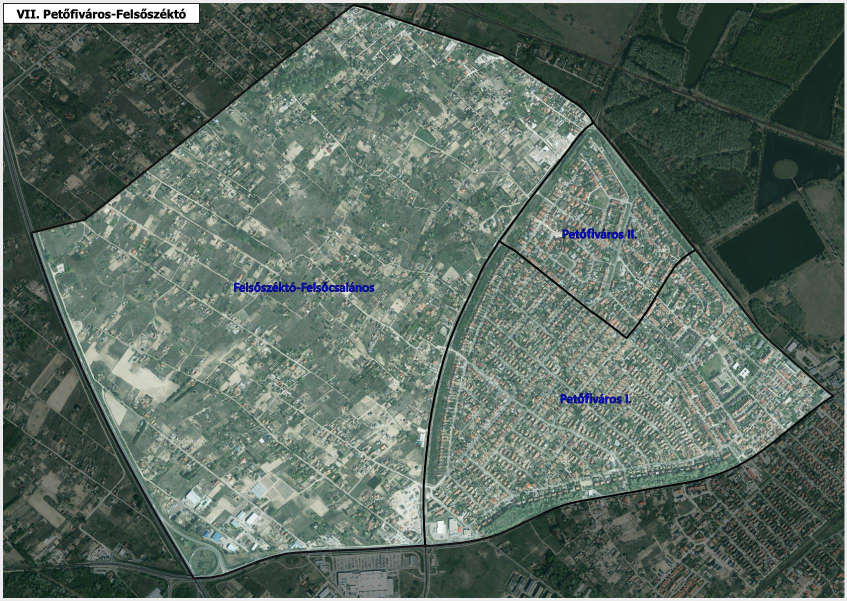
#> input picture data/neighborhoods/sources/municipal-kecskemet-outer-next/figure79-source.jpeg, 1694 x 1202 px, found by its file name (shown at 1/2 size)
$ python explore-clear-template-registration.py
#> lines starting #> are read from the running program, lines starting #| are printed output that depends on the picture
#!/usr/bin/env python3
import json
from pathlib import Path
import numpy as np
from PIL import Image
from scipy.signal import fftconvolve
P=Path(__file__).resolve().parent
SRC=Path('/workspace/ingatlan/data/neighborhoods/sources/municipal-kecskemet-outer-next/figure79-source.jpeg')
DST=P.parents[2]/'figure78-p166-xref204.jpeg'
A=Image.open(SRC).convert('L');B=np.asarray(Image.open(DST).convert('L')).astype(float)
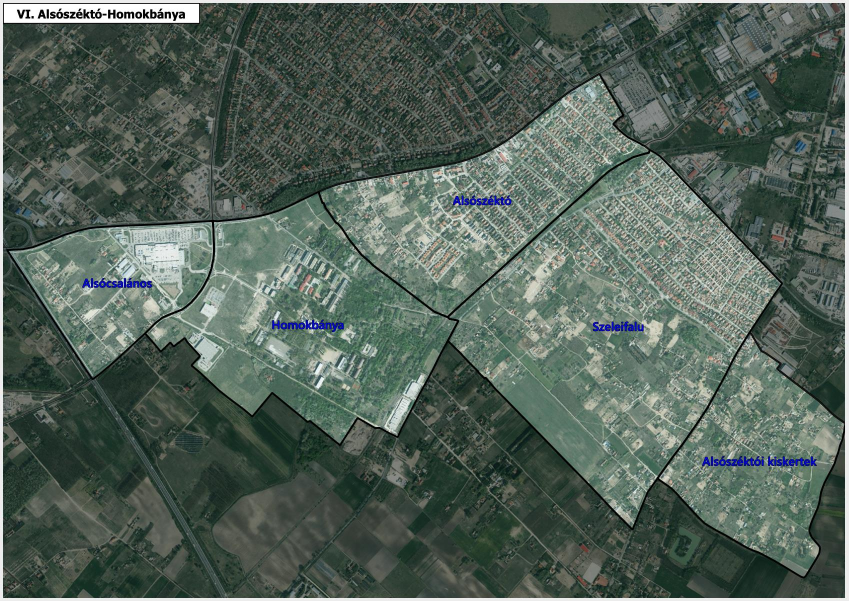
#> input picture data/neighborhoods/sources/municipal-kecskemet-figure78-first/figure78-p166-xref204.jpeg, 1698 x 1202 px, found by its file name (shown at 1/2 size)
def sums(a,h,w):
 c=np.pad(a,((1,0),(1,0))).cumsum(axis=0).cumsum(axis=1)
 return c[h:,w:]-c[:-h,w:]-c[h:,:-w]+c[:-h,:-w]
patch=A.crop((1450,1120,1514,1184));result=[]
#> after `patch = A.crop((1450, 1120, 1514, 1184))`:
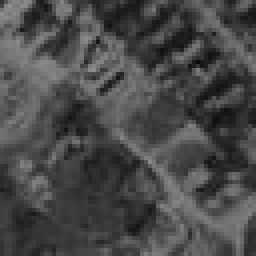
#> patch: PIL image 64x64 L (shown 4 times larger); min 11, max 145, mean 73
for scale in np.arange(.8,1.01,.0125):
 size=round(64*scale);t=np.asarray(patch.resize((size,size),Image.Resampling.BICUBIC)).astype(float);t-=t.mean();den=np.sqrt((t*t).sum());s=sums(B,size,size);v=np.maximum(0,sums(B*B,size,size)-s*s/(size*size));norm=np.sqrt(v)*den;ncc=fftconvolve(B,t[::-1,::-1],mode='valid')/np.maximum(norm,1e-9);y,x=np.unravel_index(np.argmax(ncc),ncc.shape);result.append({'scale':float(scale),'templateSize':size,'correlation':float(ncc[y,x]),'targetTopLeft':[int(x),int(y)]})
#> this loop made 17 passes
#> (den, y, x) on passes 1 to 12: (1336.6, 470, 961), (1365.1, 469, 961), (1393.2, 469, 960), (1420.6, 469, 960), (1420.6, 469, 960), (1448.3, 468, 960), (1478.6, 468, 959), (1504.9, 467, 959), (1533.6, 467, 958), (1533.6, 467, 958), (1560.3, 467, 958), (1589.1, 466, 957)
#> pass 1, `s = sums(B, size, size)`:
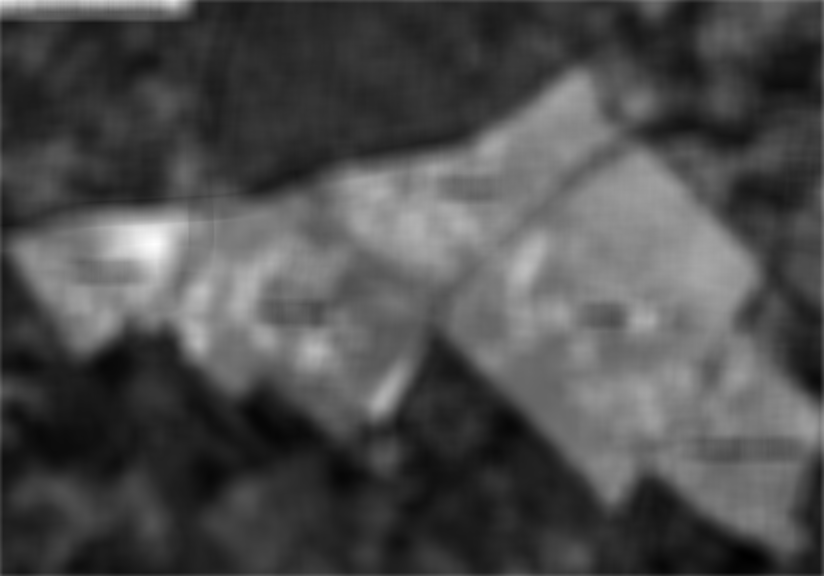
#> s: shape (1152, 1648) float64 (shown at 1/2 size); min 93206, max 564448, mean 236016.2; drawn with min black and max white
#> pass 1, `v = np.maximum(0, sums(B * B, size, size) - s * s / (size * size))`:
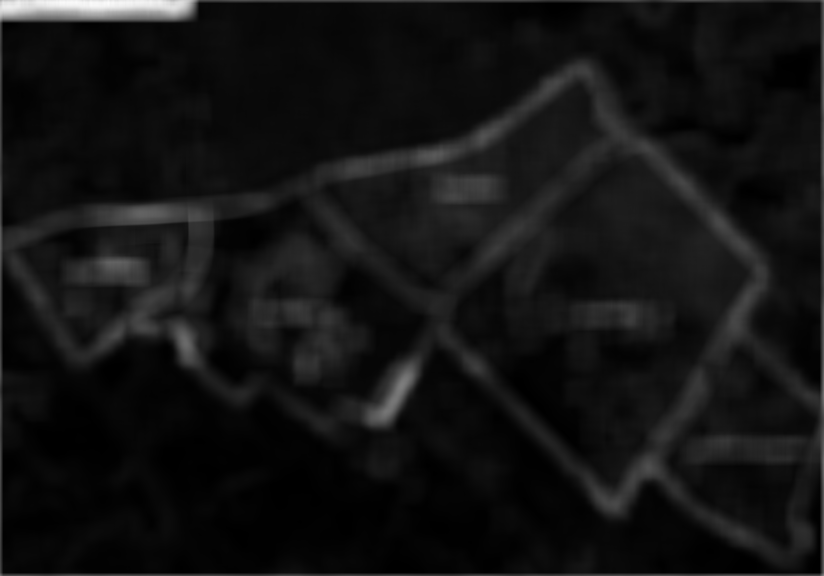
#> v: shape (1152, 1648) float64 (shown at 1/2 size); min 16829.9, max 30732931.2, mean 2339701.1; drawn with min black and max white
#> after the loop:
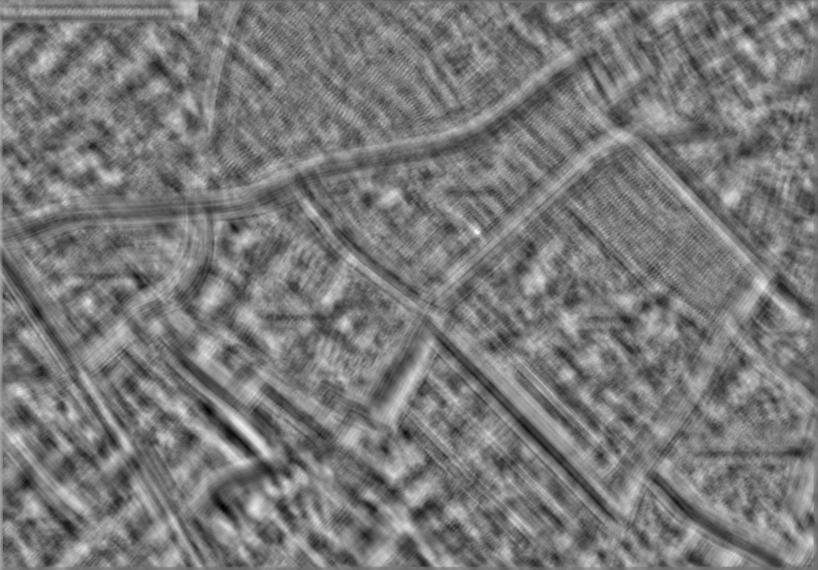
#> ncc: shape (1139, 1635) float64 (shown at 1/2 size); min -0.428, max 0.472, mean 0.000342; drawn with min black and max white
#> after the loop:
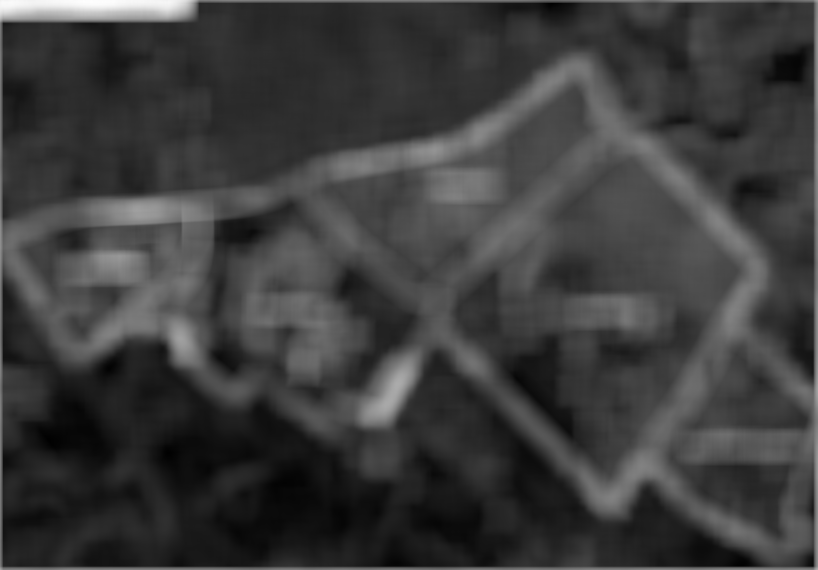
#> norm: shape (1139, 1635) float64 (shown at 1/2 size); min 440489.5, max 11636372.4, mean 3089130.9; drawn with min black and max white
#> after the loop:
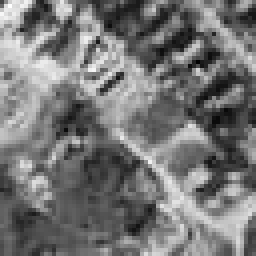
#> t: shape (64, 64) float64 (shown 4 times larger); min -62.03, max 71.97, mean 0; drawn with min black and max white
#> after the loop, result = 17 items
print(json.dumps(sorted(result,key=lambda r:-r['correlation'])[:10],indent=2));(P/'clear-template-scale-search.json').write_text(json.dumps({'sourcePatchBox':[1450,1120,1514,1184],'matches':sorted(result,key=lambda r:-r['correlation'])},indent=2)+'\n')
#> (printed output is left out)
